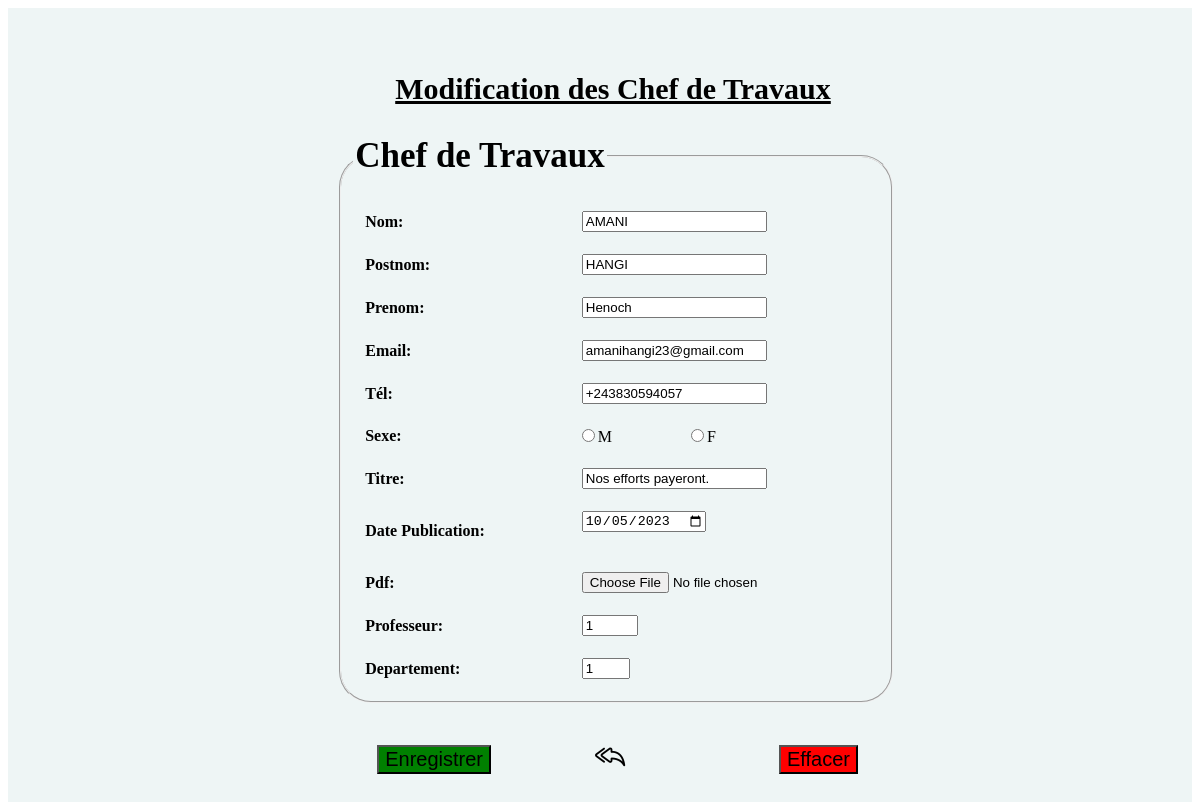
The app's page /ModifierCT.php?IdCt=1 with its own data.
### tables this page shows
CREATE TABLE IF NOT EXISTS `ct` (
  `IdCt` int NOT NULL AUTO_INCREMENT,
  `Nom` varchar(25) DEFAULT NULL,
  `Postnom` varchar(25) DEFAULT NULL,
  `Prenom` varchar(25) DEFAULT NULL,
  `Email` varchar(255) DEFAULT NULL,
  `Tel` varchar(25) DEFAULT NULL,
  `Sexe` enum('M','F') DEFAULT NULL,
  `Article` varchar(255) DEFAULT NULL,
  `Date` date DEFAULT NULL,
  `Pdf` varchar(255) DEFAULT NULL,
  `FKIdProf` int DEFAULT NULL,
  `FKIdDep` int DEFAULT NULL,
  PRIMARY KEY (`IdCt`),
  KEY `FKIdProf` (`FKIdProf`),
  KEY `FKIdDep` (`FKIdDep`)
);

### ModifierCT.php (the view, shortened to what this page needs)
<?php
$bd=new PDO('mysql:host=localhost; dbname=Publications','root','');
if(isset($_GET['IdCt'])){
    $Id=$_GET['IdCt'];
    $sql=$bd->query("SELECT * FROM ct WHERE IdCt=$Id");
    $result=$sql->fetch();
}
?>
<!DOCTYPE html>
<html lang="fr">
<head>
    <link href="Sheria-icons/Sheria-icons.css" rel="stylesheet">
</head>
<body>
    <section class="gray">
        <section><strong><h1>Modification des Chef de Travaux</h1></strong>
            <form id="monForm" action=" " method="post">
                <fieldset>
                    <legend id="cont"><strong>Chef de Travaux</strong></legend><br/>
                        <table>
                            <tbody>
                                <tr>
                                    <td><label for="Nom"><strong>Nom: </strong></label></td>
                                    <td><input id="Nom" type="text" name="Nom" value= "<?php echo $result['Nom']; ?>"  class="un" required="required" placeholder="Votre nom" autofocus oninput="validation_Element(this)" /></td>
                                </tr>
                                <tr>
                                    <td><label for="Postnom"><strong>Postnom: </strong></label></td>
                                    <td><input id="Postnom" name="Postnom" value= "<?php echo $result['Postnom']; ?>"  type="text" class="un" required="required" placeholder="Votre postnom" /></td>
                                </tr>
                                <tr>
                                    <td><label for="Prénom"><strong>Prenom: </strong></label></td>
                                    <td><input id="Prénom" name="Prenom" value= "<?php echo $result['Prenom']; ?>"  type="text" class="un" required="required" placeholder="Votre prenom" /></td>
                                </tr>
                                <tr>
                                    <td><label for="Email"><strong>Email: </strong></label></td>
                                    <td>
                                        <input
                                        type="email"
                                        class="un"
                                        value= "<?php echo $result['Email']; ?>"
                                        name="Email"
                                        autocomplete="off"
                                        placeholder="Votre Email"
                                        required
                                        />
                                    </td>
                                </tr>
                                <tr>
                                    <td><label for="Tél"><strong>Tél: </strong></label></td>
                                    <td> <input id="Tél"  name="Tel" value= "<?php echo $result['Tel']; ?>"  type="Tel" class="un" placeholder="+243" pattern="{13}" /></td>
                                </tr>
                                <tr>
                                    <td><label id="Sexe"><strong>Sexe: </strong></label></td>
                                    <td>
                                        <input id="Radio1" type="radio" class="un" value="M" required="required" name="Sexe" /><label>M</label>
                                        <input id="Radio2" type="radio" class="un" value="F" required="required" name="Sexe" /><label>F</label>
                                    </td>
                                </tr>
                                <tr>
                                    <td id="Article"><label for="Article"><strong>Titre: </strong></label></td>
                                    <td><input id="Article" name="Article" value= "<?php echo $result['Article']; ?>"  type="text" class="un" required="required"/></td>
                                </tr>
                                <tr>
                                    <td id="DatePub"><label for="DatePub"><strong>Date Publication: </strong></label></td>
                                    <td><input id="DatePub" class="un" name="Date" value= "<?php echo $result['Date']; ?>" type="Date" /><br/><br/></td>
                                </tr>
                                <tr>
                                    <td id="Pdf"><label for="Pdf"><strong>Pdf: </strong></label></td>
                                    <td><input type="file" name="Pdf" class="un" value= "<?php echo $result['Pdf']; ?>"></td>
                                </tr>
                                <tr>
                                    <td><label for="Professeur"><strong>Professeur: </strong></label></td>
                                    <td><input id="Professeur" class="un" value= "<?php echo $result['FKIdProf']; ?>"  value="0" name="FKIdProf" type="number" min="0" max="10" /></td>
                                </tr>
                                <tr>
                                    <td><label for="Formation"><strong>Departement: </strong></label></td>
                                    <td><input id="Departement" class="un" value= "<?php echo $result['FKIdDep']; ?>"  value="0" name="FKIdDep" type="number" min="0" max="6" /></td>
                                </tr>
                            </tbody>
                        </table>
                </fieldset>
                <br/>
                <br/>
                <tr>
                    <td>
                        <input id="Submit1" class="sub" type="submit" name="enregistrer" value="Enregistrer" />
                        <a href="CT.php" class="lien"><ion-icon class="bi bi-reply-all"></ion-icon></a>
                        <input id="Reset1" class="res" type="reset" value="Effacer" />
                    </td>
                </tr>
            </form>
        </section>
    </section>
</body>
</html>

### ModifierCT.php (style rules this page uses)
.gray { width: 100%; min-height: 100vh; display: flex; align-items: center; justify-content: center; background-color: #eef5f5; }
td { padding: 10px; }
fieldset { border-radius: 2rem; background-color: rgba(0, 0, 10, 0); width: 100%; }
.un { margin-left: 75px; }
.sub { margin-left: 40px; background-color: green; font-size: 20px; cursor: pointer; }
.res { margin-left: 150px; background-color: red; font-size: 20px; cursor: pointer; }
#cont { font-size: 35px; }
h1 { margin-left: 58px; font-size: 30px; text-decoration: underline; }
.lien { margin-left: 100px; color: black; font-size: 30px; cursor: pointer; }

### records on screen
ct: Nom "AMANI", Postnom "HANGI", Prenom "Henoch", Email "amanihangi23@gmail.com", Tel "+243830594057", Article "Nos efforts payeront.", Date "10/05/2023", FKIdProf "1", FKIdDep "1"
